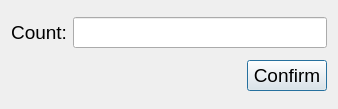
<?xml version="1.0" encoding="UTF-8"?>
<ui version="4.0">
 <class>CountDialog</class>
 <widget class="QDialog" name="CountDialog">
  <property name="geometry">
   <rect>
    <x>0</x>
    <y>0</y>
    <width>338</width>
    <height>109</height>
   </rect>
  </property>
  <property name="windowTitle">
   <string>Bus model</string>
  </property>
  <layout class="QVBoxLayout" name="verticalLayout">
   <item>
    <layout class="QHBoxLayout" name="hl_data">
     <item>
      <widget class="QLabel" name="labelCount">
       <property name="font">
        <font>
         <pointsize>14</pointsize>
        </font>
       </property>
       <property name="text">
        <string>Count:</string>
       </property>
       <property name="alignment">
        <set>Qt::AlignCenter</set>
       </property>
      </widget>
     </item>
     <item>
      <widget class="QLineEdit" name="leCount">
       <property name="font">
        <font>
         <pointsize>14</pointsize>
        </font>
       </property>
      </widget>
     </item>
    </layout>
   </item>
   <item>
    <layout class="QHBoxLayout" name="hl_button">
     <item>
      <spacer name="horizontalSpacer">
       <property name="orientation">
        <enum>Qt::Horizontal</enum>
       </property>
       <property name="sizeHint" stdset="0">
        <size>
         <width>40</width>
         <height>20</height>
        </size>
       </property>
      </spacer>
     </item>
     <item>
      <widget class="QPushButton" name="bConfirm">
       <property name="font">
        <font>
         <pointsize>14</pointsize>
        </font>
       </property>
       <property name="text">
        <string>Confirm</string>
       </property>
      </widget>
     </item>
    </layout>
   </item>
  </layout>
 </widget>
 <resources/>
 <connections/>
</ui>
